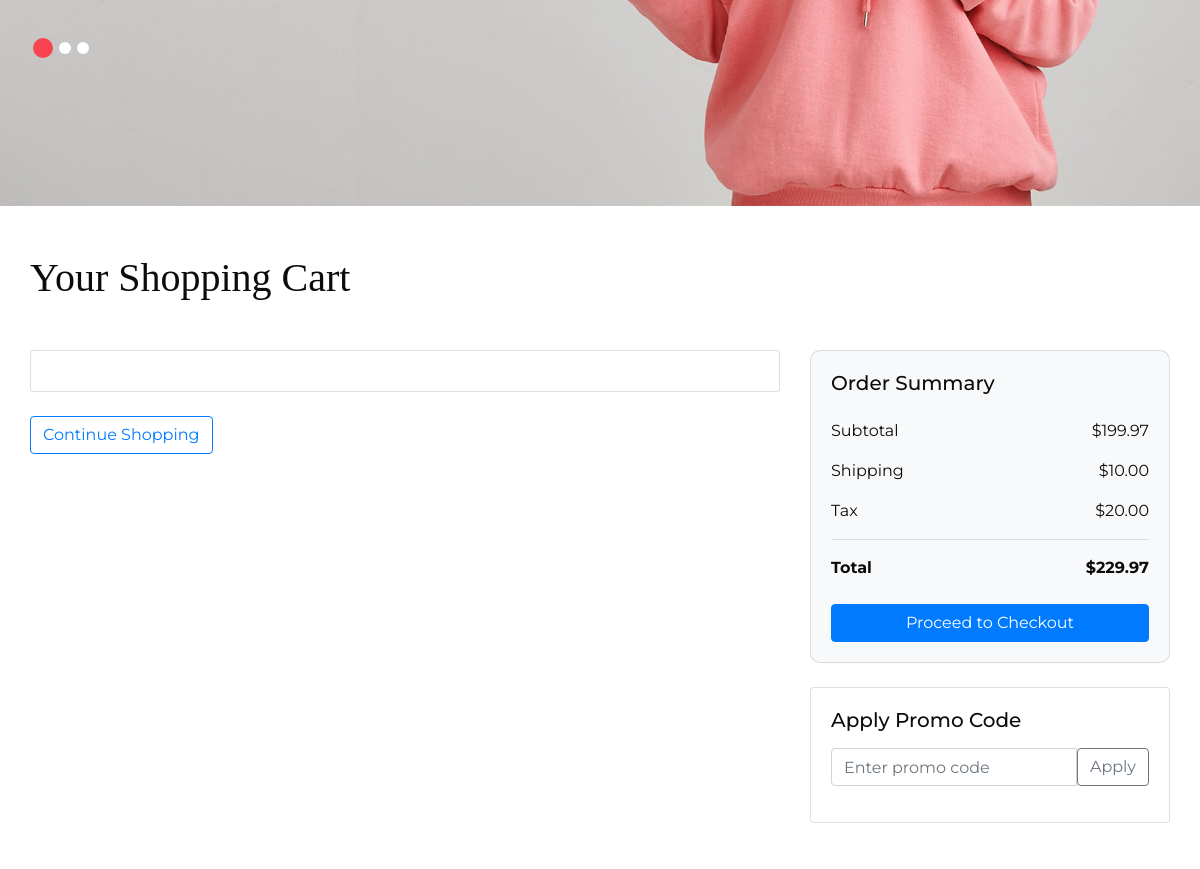
Before: /cart/ (middle part) with the older database file.
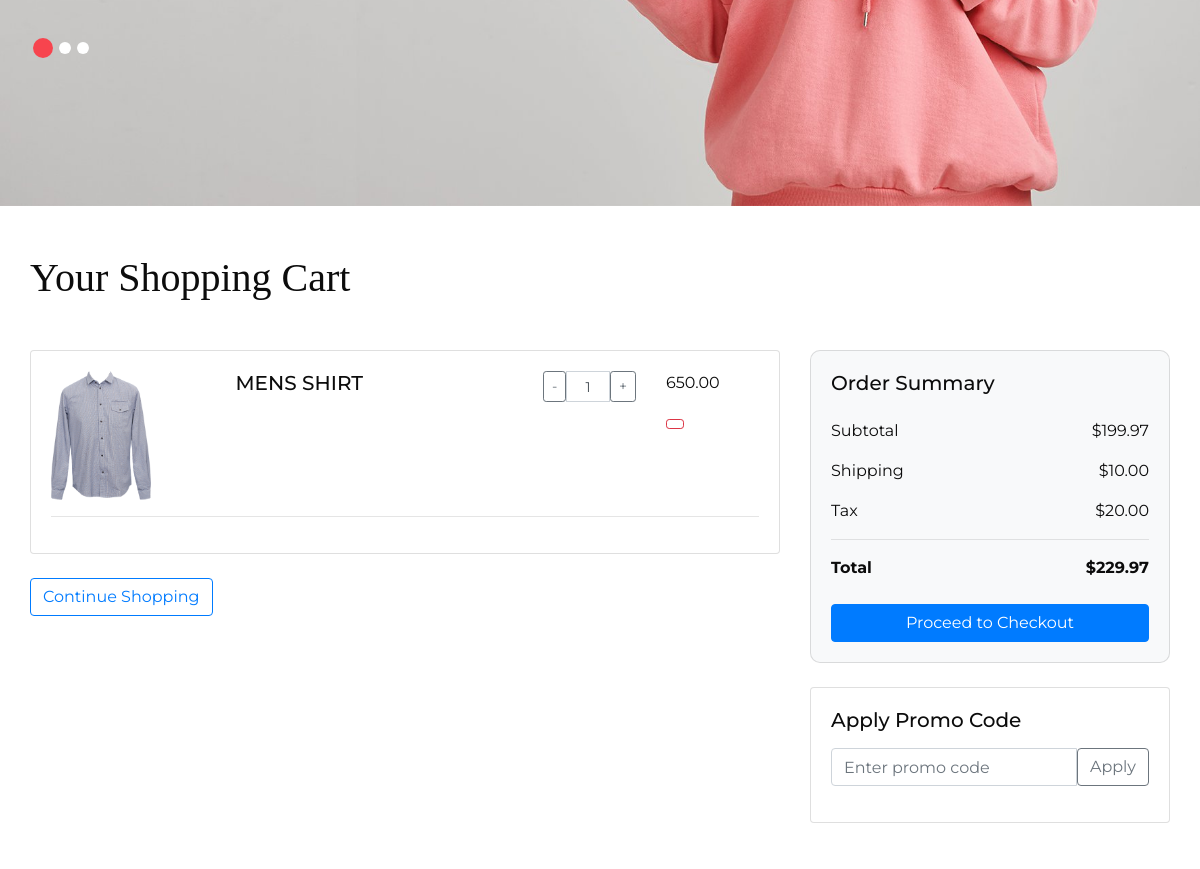
After: the same page with the newer database file.
### product/models.py (models this page shows, shortened)
class Product(models.Model):
    img = models.ImageField(upload_to='media/product_img/', blank=True, null=True)
    name = models.CharField(max_length=250)
    description = models.TextField(blank=True,null=True)
    price = models.DecimalField(max_digits=10,decimal_places=2)
    created_at = models.DateTimeField(auto_now_add=True)
    updated_at = models.DateTimeField(auto_now=True)

### cart/views.py (the view)
# urls.py: path('cart/',include('cart.urls')),
def cart(request):
    cart=Product.objects.all()
    return render(request,'cart1.html',{'Product':cart})

### templates/cart1.html (shortened to what this page needs)
{%extends 'base.html'%}
{%load static%}
{%block content%}
<div class="container py-5">
    <h1 class="mb-5">Your Shopping Cart</h1>
    <div class="row">
        <div class="col-lg-8">
            <div class="card mb-4">
                <div class="card-body">
                    {%for cart in Product%}
                    <div class="row cart-item mb-3">
                        <div class="col-md-3">
                            <img src="{{cart.img.url}}" alt="Product 1" class="img-fluid rounded">
                        </div>
                        <div class="col-md-5">
                            <h5 class="card-title">{{cart.name}}</h5>
                        </div>
                        <div class="col-md-2">
                            <div class="input-group">
                                <button class="btn btn-outline-secondary btn-sm" type="button">-</button>
                                <input style="max-width:100px" type="text" class="form-control  form-control-sm text-center quantity-input" value="1">
                                <button class="btn btn-outline-secondary btn-sm" type="button">+</button>
                            </div>
                        </div>
                        <div class="col-md-2 text-end">
                            <p class="fw-bold">{{cart.price}}</p>
                            <button class="btn btn-sm btn-outline-danger">
                                </button>
                        </div>
                    </div>
                    <hr>
                    {%endfor%}
                </div>
            </div>
            <div class="text-start mb-4">
                <a href="{%url 'product' %}" class="btn btn-outline-primary">
                    Continue Shopping
                </a>
            </div>
        </div>
        <div class="col-lg-4">
            <div class="card cart-summary">
                <div class="card-body">
                    <h5 class="card-title mb-4">Order Summary</h5>
                    <div class="d-flex justify-content-between mb-3">
                        <span>Subtotal</span>
                        <span>$199.97</span>
                    </div>
                    <div class="d-flex justify-content-between mb-3">
                        <span>Shipping</span>
                        <span>$10.00</span>
                    </div>
                    <div class="d-flex justify-content-between mb-3">
                        <span>Tax</span>
                        <span>$20.00</span>
                    </div>
                    <hr>
                    <div class="d-flex justify-content-between mb-4">
                        <strong>Total</strong>
                        <strong>$229.97</strong>
                    </div>
                    <button class="btn btn-primary w-100">Proceed to Checkout</button>
                </div>
            </div>
            <div class="card mt-4">
                <div class="card-body">
                    <h5 class="card-title mb-3">Apply Promo Code</h5>
                    <div class="input-group mb-3">
                        <input type="text" class="form-control" placeholder="Enter promo code">
                        <button class="btn btn-outline-secondary" type="button">Apply</button>
                    </div>
                </div>
            </div>
        </div>
    </div>
</div>
{%endblock content%}

Changed rows visible on the page:
added Product: img (picture), name "MENS SHIRT", price "650.00"
